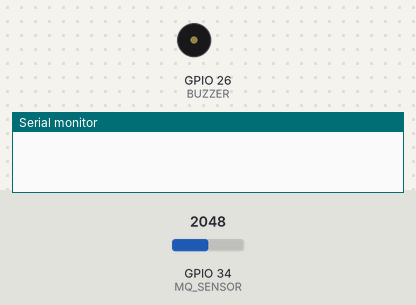
This sketch was run on a simulated ESP32. Parts: buzzer (waves = sounding, pin HIGH), the last lines printed to the serial monitor. The test bench sets the inputs (shaded band); at power-on: GPIO 34 (MQ_SENSOR) = 2048. WiFi joins after 1.5 s; servers stay silent unless stated; uploads are accepted with an empty reply.

Above: at 0.1 s.
At 2.1 s:
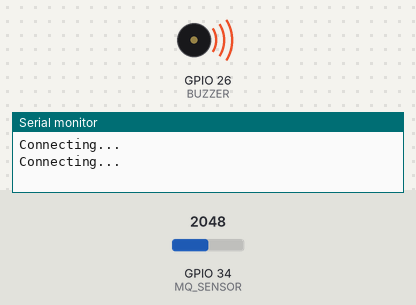
Timing chart, 0 to 3.6 s (numbered marks = the images above):
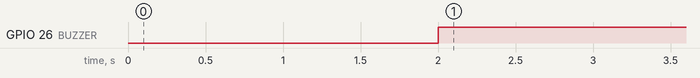

The sketch:

esp32_gas_detector.ino
```cpp
#include <WiFi.h>
#include <HTTPClient.h>

#define MQ_SENSOR 34
#define BUZZER 26

const char* ssid = "YOUR_WIFI";
const char* password = "YOUR_PASSWORD";
const char* server = "http://YOUR_SERVER_IP:8000/api/gas";

void setup() {
  Serial.begin(115200);
  pinMode(BUZZER, OUTPUT);
  WiFi.begin(ssid, password);

  while (WiFi.status() != WL_CONNECTED) {
    delay(1000);
    Serial.println("Connecting...");
  }
}

void loop() {
  int gasLevel = analogRead(MQ_SENSOR);

  if (gasLevel > 2000) {
    digitalWrite(BUZZER, HIGH);
  } else {
    digitalWrite(BUZZER, LOW);
  }

  if (WiFi.status() == WL_CONNECTED) {
    HTTPClient http;
    http.begin(server);
    http.addHeader("Content-Type", "application/json");

    String payload = "{\"gas_level\":" + String(gasLevel) + "}";
    http.POST(payload);
    http.end();
  }
  delay(5000);
}
```

Measured:
- by itself, GPIO 26 (BUZZER): LOW → HIGH at 2.0 s
